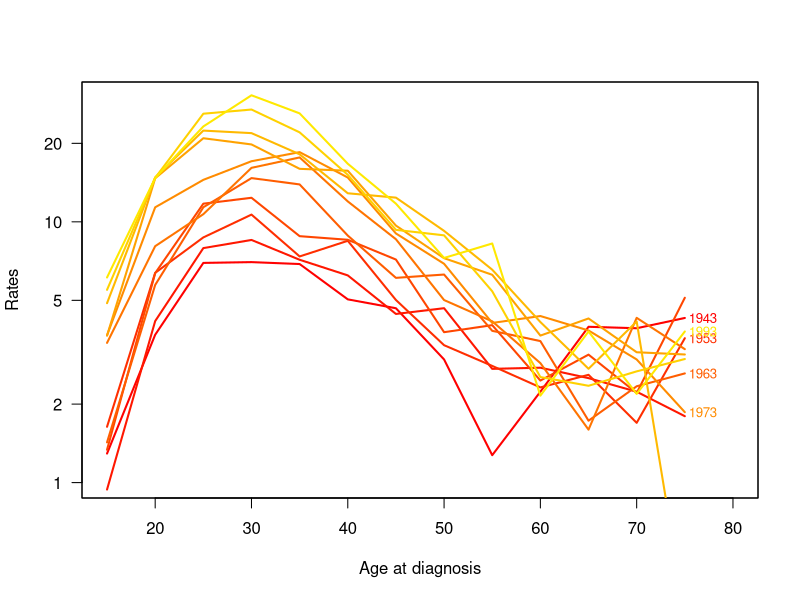
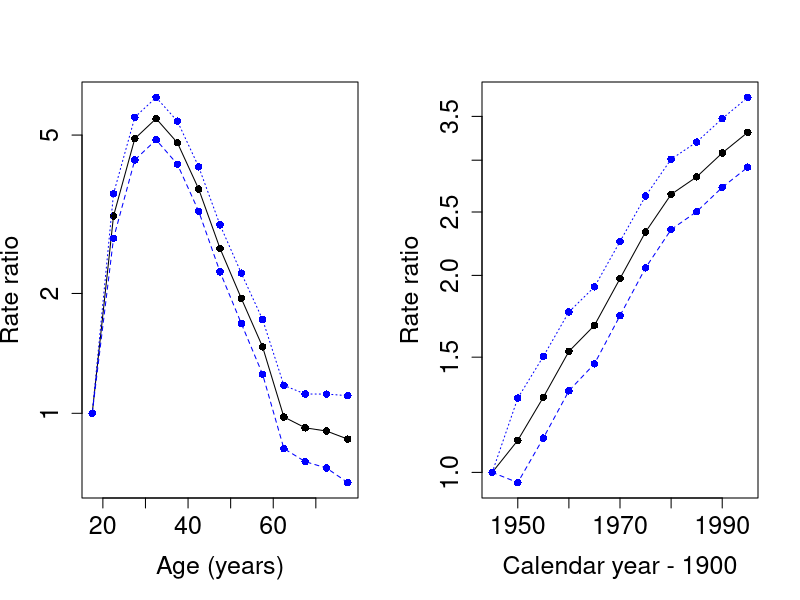
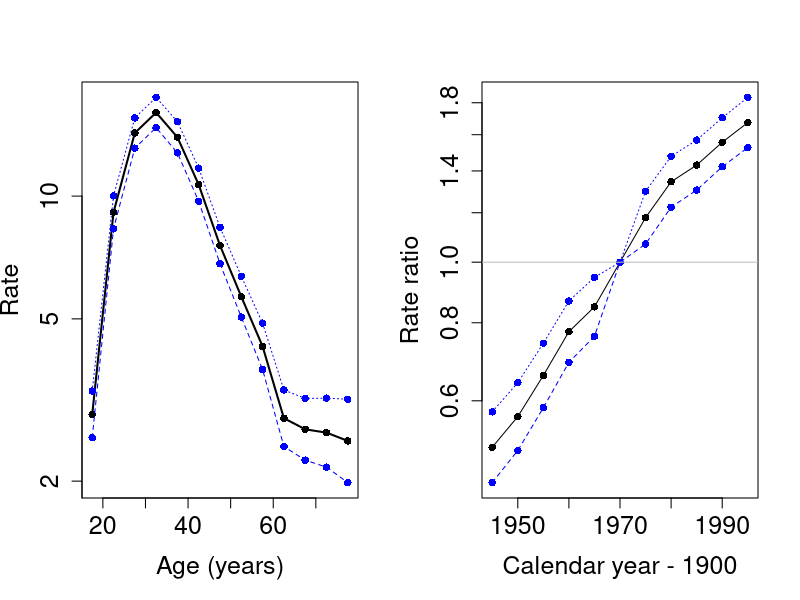
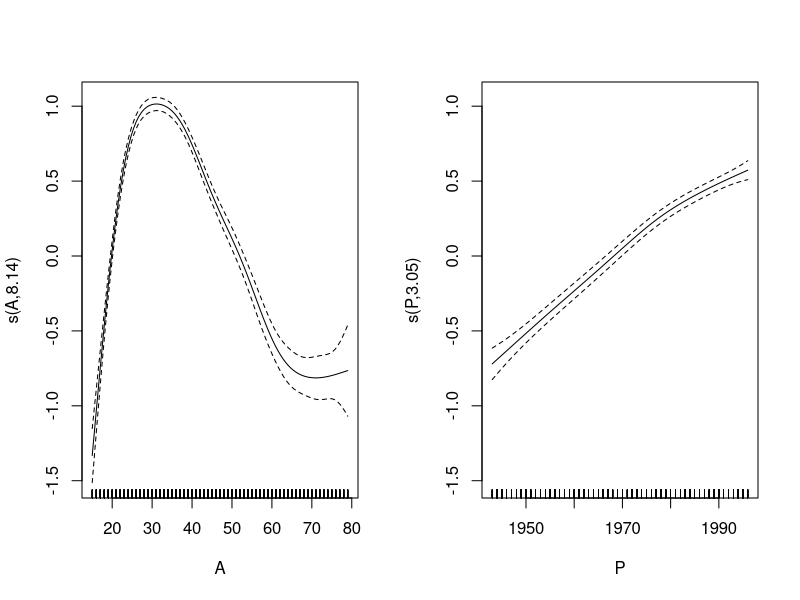
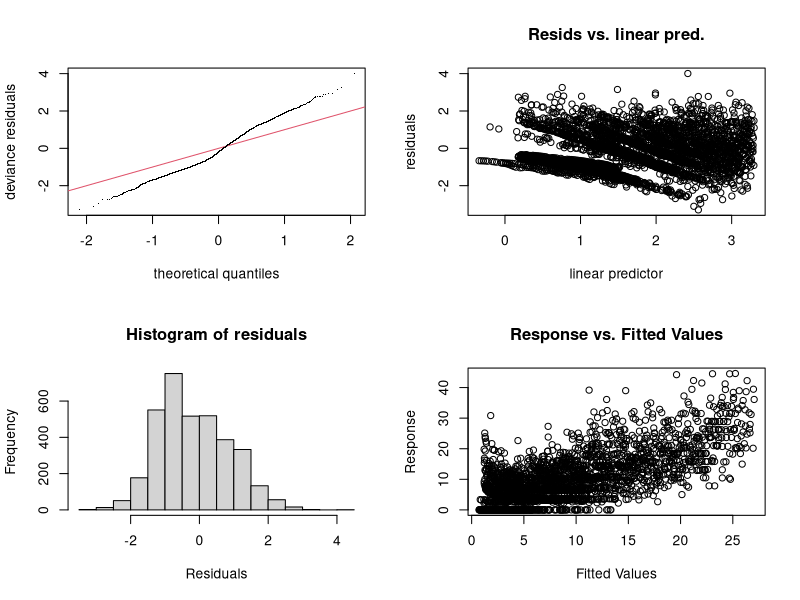
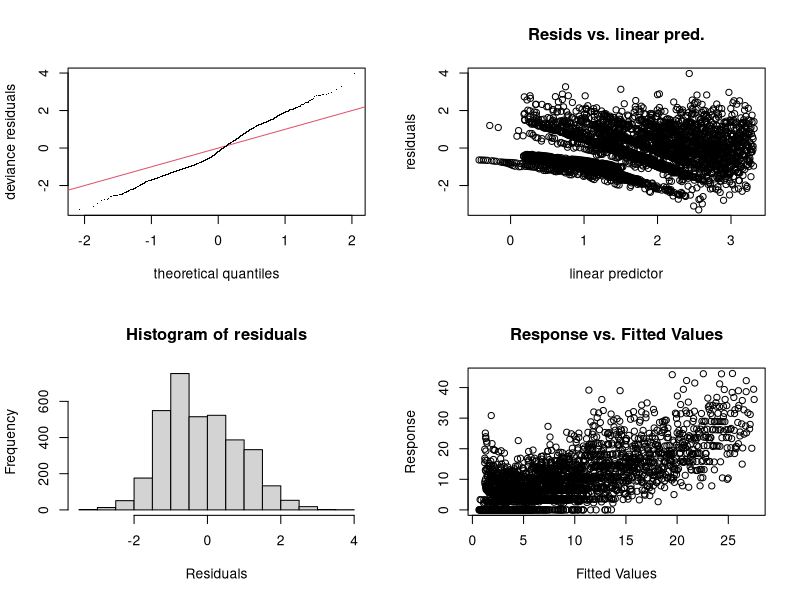
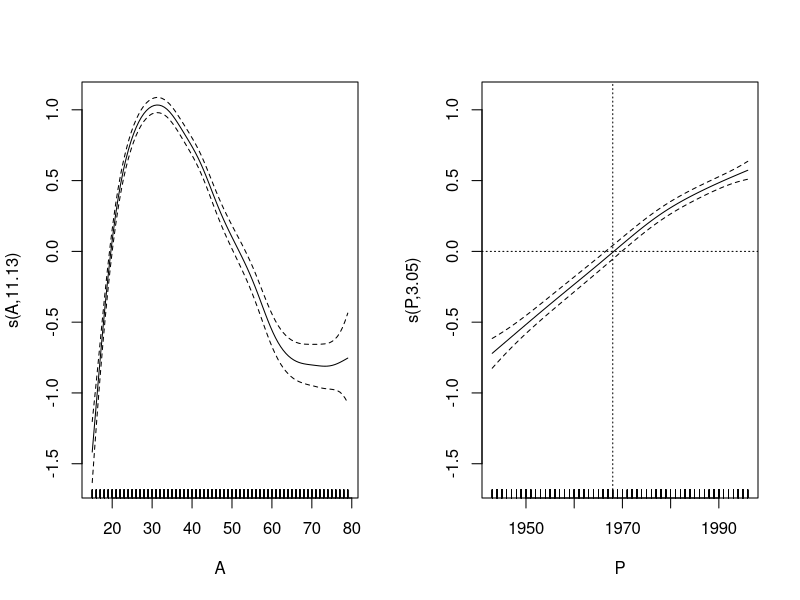
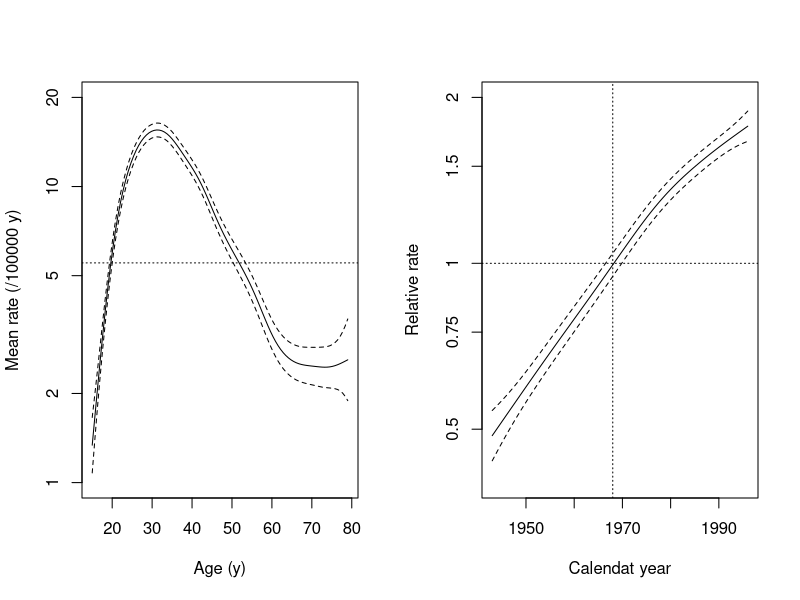

Here is the R script that generated these plots, in order:
## ---- chunk 1
knitr::opts_chunk$set(fig.show="hide", messages=FALSE, keep.source = TRUE, include = TRUE, eps = FALSE, prefix.string = "./graph/cont-eff")
## ---- chunk 2
# opt <- options()
# options( width=90,
#          SweaveHooks=list( fig=function()
#          par(mar=c(3,3,1,1),mgp=c(3,1,0)/1.6,las=1,bty="n") ) )
## ---- chunk 3
library(Epi)
library(mgcv)
data(testisDK)
str(testisDK)
summary(testisDK)
head(testisDK)
## ---- chunk 4
tdk <- subset(testisDK, A > 14 & A < 80)
tdk$Age <- cut(tdk$A, br = 5 * (3:16), include.lowest = TRUE, right = FALSE)
nAge <- length(levels(tdk$Age))
tdk$Per <- cut(tdk$P,
  br = seq(1943, 1998, by = 5),
  include.lowest = TRUE, right = FALSE)
nPer <- length(levels(tdk$Per))
## ---- chunk 5
tab <- stat.table(
  index = list(Age, Per),
  contents = list(
    D = sum(D),
    Y = sum(Y / 1000),
    rate = ratio(D, Y, 10^5)
  ),
  margins = TRUE,
  data = tdk
)
str(tab)
## ---- chunk 6
par(mfrow = c(1, 1))
rateplot(
  rates = tab[3, 1:nAge, 1:nPer], which = "ap", ylim = c(1, 30),
  age = seq(15, 75, 5), per = seq(1943, 1993, 5),
  col = heat.colors(16), ann = TRUE
)
## ---- chunk 7
tdk$Y <- tdk$Y / 100000
mCat <- glm(cbind(D, Y) ~ Age + Per,
  family = poisreg(link = log), data = tdk )
round(ci.exp(mCat), 2)
## ---- chunk 8
aMid <- seq(17.5, 77.5, by = 5)
pMid <- seq(1945, 1995, by = 5)
par(mfrow=c(1,2))
matplot(aMid, rbind(c(1,1,1), ci.exp(mCat)[2:13, ]), type = "o", pch = 16,
   log = "y", cex.lab = 1.5, cex.axis = 1.5, 
   col = c("black", "blue", "blue"),
  xlab = "Age (years)", ylab = "Rate ratio" )
matplot(pMid, rbind(c(1,1,1), ci.exp(mCat)[14:23, ]), type = "o", pch = 16,
   log = "y", cex.lab = 1.5, cex.axis = 1.5, 
   col = c("black", "blue", "blue"),
  xlab = "Calendar year - 1900", ylab = "Rate ratio" )
## ---- chunk 9
tdk$Per70 <- Relevel(tdk$Per, ref = 6)
mCat2 <- glm(cbind(D, Y) ~ -1 + Age + Per70,
  family = poisreg(link = log), data = tdk )
round(ci.exp(mCat2), 2)
## ---- chunk 10
par(mfrow = c(1, 2))
matplot(aMid, ci.exp(mCat2)[1:13, ], type = "o", pch = 16, lwd=c(2,1,1),  
   log = "y", cex.lab = 1.5, cex.axis = 1.5, 
   col = c("black", "blue", "blue"),
  xlab = "Age (years)", ylab = "Rate" )
matplot(pMid, rbind(ci.exp(mCat2)[14:18, ], 
                    c(1,1,1), ci.exp(mCat2)[19:23, ]),
        type = "o", pch = 16, log = "y", cex.lab = 1.5, cex.axis = 1.5,
         col = c("black", "blue", "blue"),
        xlab = "Calendar year - 1900", ylab = "Rate ratio" )
abline(h = 1, col = "gray")
## ---- chunk 11
mPen <- mgcv::gam(cbind(D, Y) ~ s(A) + s(P),
  family = poisreg(link = log), data = tdk
)
summary(mPen)
## ---- chunk 12
par(mfrow = c(1, 2))
plot(mPen, se=2, seWithMean = TRUE)
## ---- chunk 13
par(mfrow = c(2, 2))
gam.check(mPen)
## ---- chunk 14
mPen2 <- mgcv::gam(cbind(D, Y) ~ s(A, k = 20) + s(P),
  family = poisreg(link = log), data = tdk
)
summary(mPen2)
## ---- chunk 15
par(mfrow = c(2, 2))
gam.check(mPen2)
## ---- chunk 16
par(mfrow = c(1, 2))
plot(mPen2, seWithMean = TRUE)
abline(v = 1968, h = 0, lty = 3)
## ---- chunk 17
icpt <- coef(mPen2)[1]
par(mfrow = c(1, 2))
plot(mPen2, 
  seWithMean = TRUE, select = 1, rug = FALSE,
  yaxt="n",  ylim = c(log(1), log(20)) - icpt,
  xlab = "Age (y)", ylab = "Mean rate (/100000 y)"
)
axis(2, at = log(c(1, 2, 5, 10, 20)) - icpt, 
     labels = c(1, 2, 5, 10, 20))
abline(h = 0, lty=3)
plot(mPen2,
  seWithMean = TRUE, select = 2, rug = FALSE,
  yaxt = "n", ylim = c(log(0.4), log(2)),
  xlab = "Calendat year", ylab = "Relative rate"
)
axis(2, at = log(c(0.5, 0.75, 1, 1.5, 2)), 
     labels = c(0.5, 0.75, 1, 1.5, 2))
abline(v = 1968, h = 0, lty = 3)
